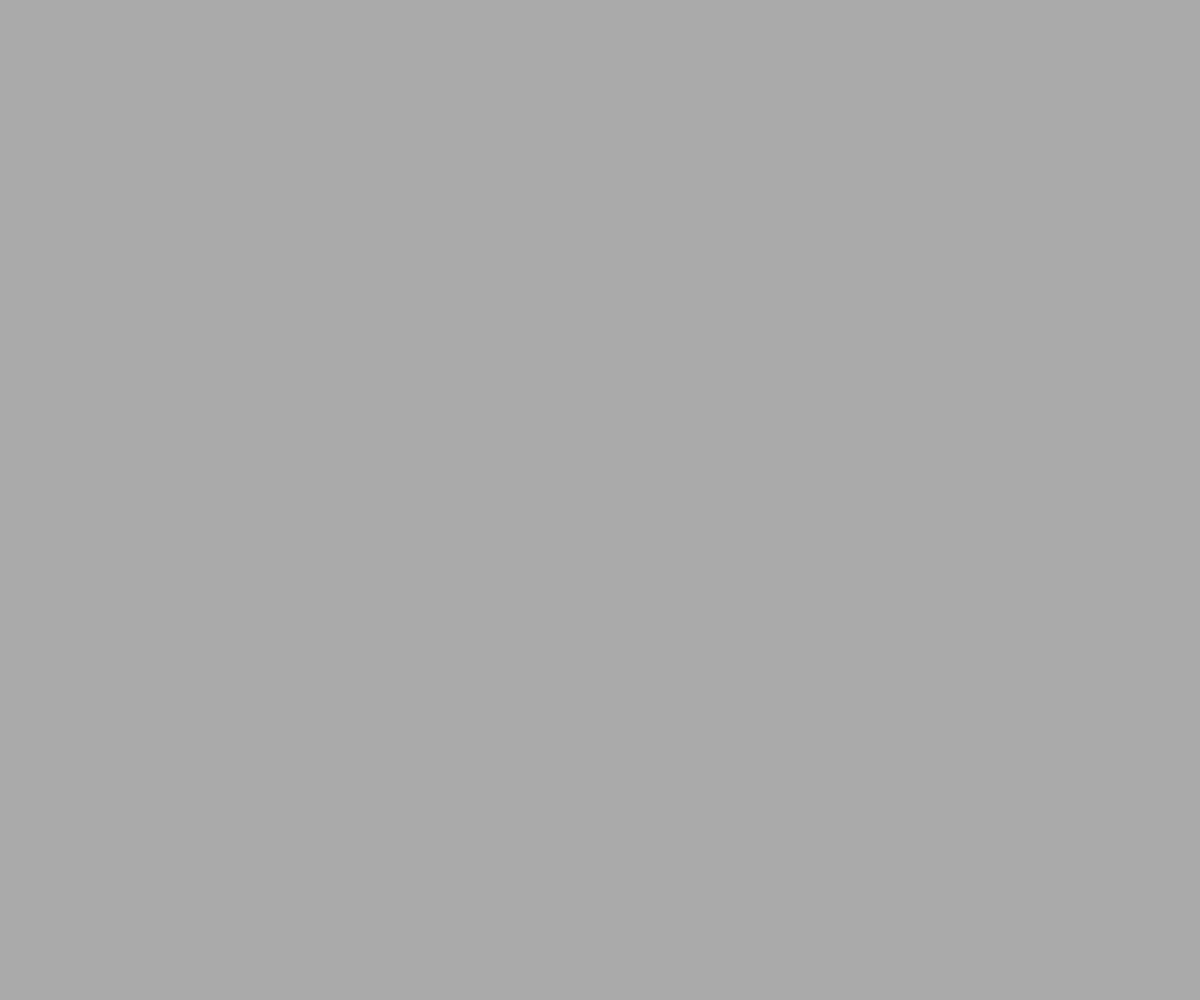
Frame 1 (no input)
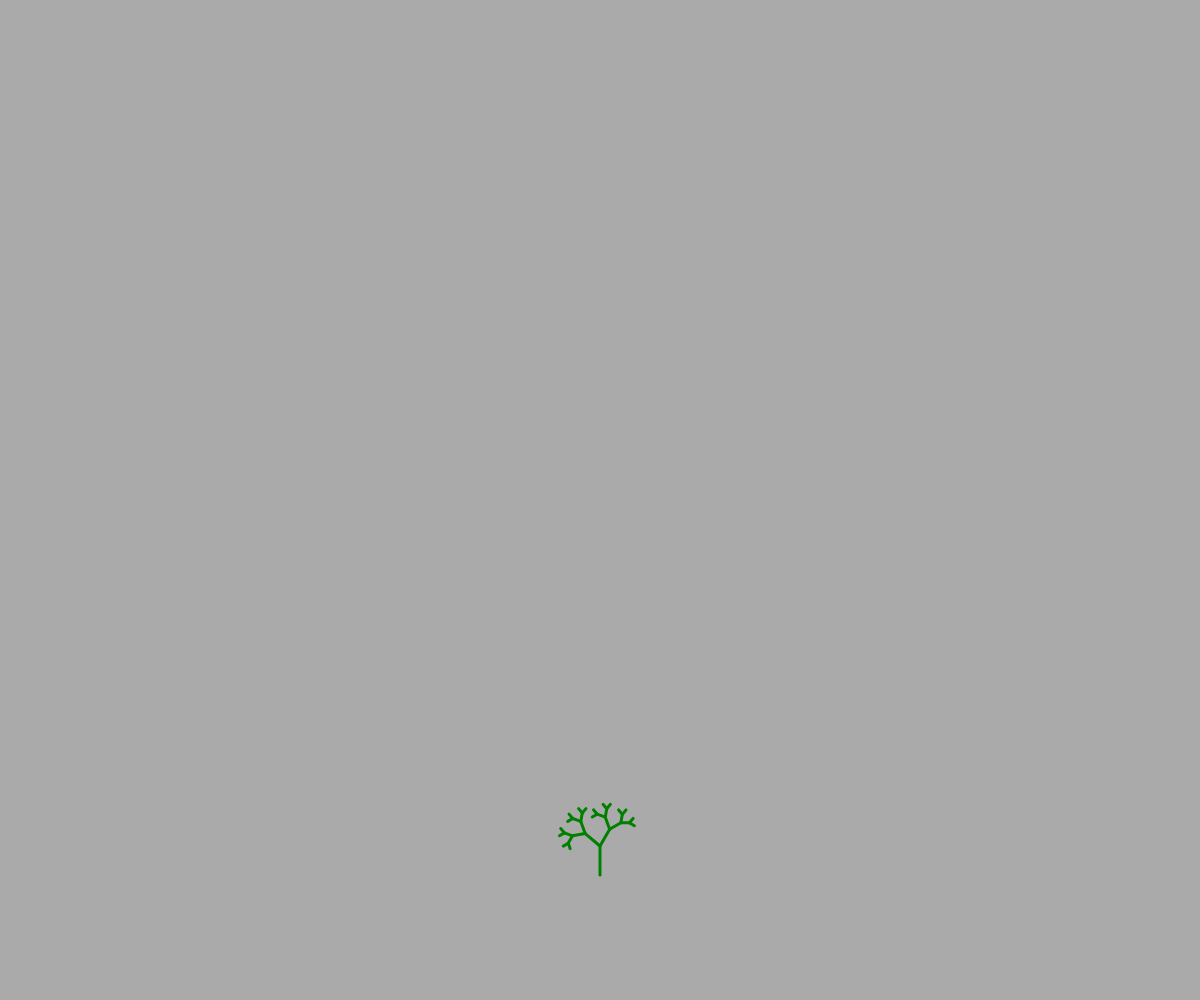
Frame 60 (no input)
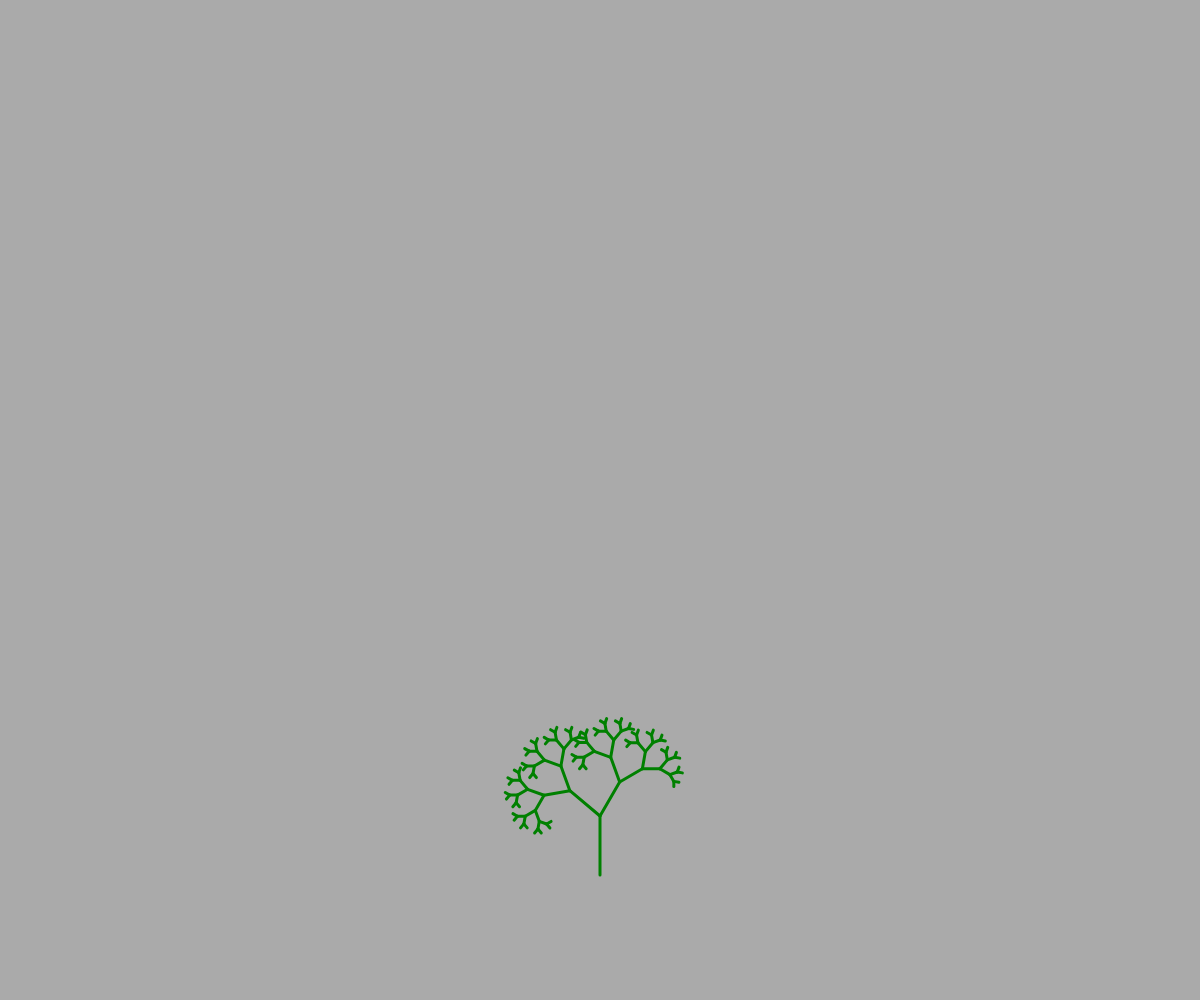
Frame 120 (the mouse pressed at the canvas centre since frame 60)

The p5.js sketch that drew these frames (run headless with seeded random() and noise() and a simulated clock; from frame 60 on, the mouse is pressed at the canvas centre):

// p5.js sketch
// ── sketch.js
let x = 0;
let xChange = 0;

function setup() {
	createCanvas(windowWidth, windowHeight);
}


function draw() {
	background(170);
	translate(width / 2, height / 8 * 7);
	scale(1, -1);
	strokeWeight(3);
	tree(x);
	x = x + xChange;
	if (x === 180) {
		xChange = -0.5;
		stroke("saddlebrown");
	}
	if (x === 0) {
		xChange = 0.5;
		stroke("green");
	}
}


function tree(dlina) {
	if (dlina > 5) {
		line(0, 0, 0, dlina);
		push();
		translate(0, dlina);
		rotate(radians(-30));
		tree(dlina / 3 * 2);
		rotate(radians(80));
		tree(dlina / 3 * 2);
		pop();
	}
}
